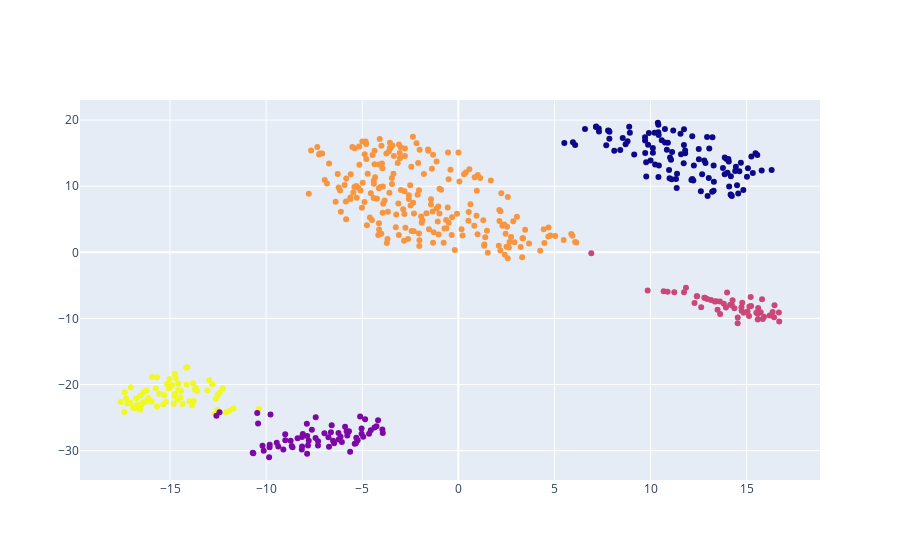

The notebook cell this image was saved under:
### Code cell
tsne = manifold.TSNE(n_components=2, perplexity=40)
tsne_redux = tsne.fit_transform(X)
print(tsne_redux.shape)
fig = go.Figure()
fig.add_traces(
    go.Scatter(
        x=tsne_redux[:,0],
       y=tsne_redux[:,1],
       mode="markers",
       marker = {
           "color":kmeans.labels_
       }
    )
)
fig.show()

### Figure 1 — Plotly figure (JSON) as saved in the notebook; plotly's stock layout.template omitted (floating-point values rounded to 4 significant figures; data arrays with more than 128 entries replaced by an {"elided": "..."} marker saying what was removed)
{"data": [{"marker": {"color": {"elided": "511 int values"}}, "mode": "markers", "type": "scatter", "x": {"elided": "511 float values"}, "y": {"elided": "511 float values"}}], "layout": {}}
